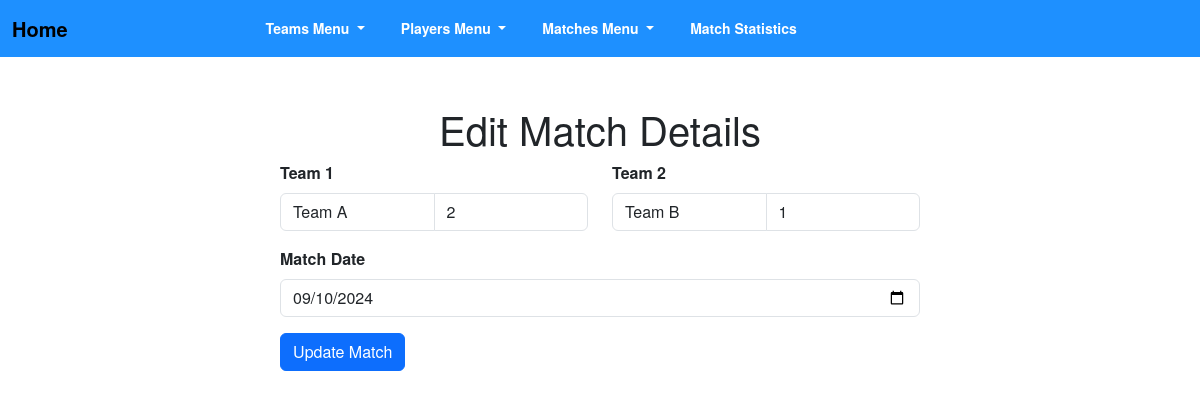
Page /editMatch.php?id=1 on the committed database.
### tables this page shows
CREATE TABLE IF NOT EXISTS matches(
    id INT AUTO_INCREMENT PRIMARY KEY,
    team1_id INT,
    team2_id INT,
    score1 INT,
    score2 INT,
    date TIMESTAMP DEFAULT CURRENT_TIMESTAMP,
    FOREIGN KEY (team1_id) REFERENCES teams(id) on DELETE CASCADE ON UPDATE CASCADE,
    FOREIGN KEY (team2_id) REFERENCES teams(id) on DELETE CASCADE ON UPDATE CASCADE
);

### editMatch.php (the view, shortened to what this page needs)
<?php
include 'header.php';
$conn = include 'connect.php';
if (isset($_GET['id'])) {
    $match_id = $_GET['id'];
    $sql = "SELECT m.id, t1.id AS team1_id, t2.id AS team2_id, m.score1, m.score2, m.date
            FROM matches m
            JOIN teams t1 ON m.team1_id = t1.id
            JOIN teams t2 ON m.team2_id = t2.id
            WHERE m.id = ?";
    $stmt = $conn->prepare($sql);
    $stmt->bind_param("i", $match_id);
    $stmt->execute();
    $match = $stmt->get_result()->fetch_assoc();
    $formatted_date = date('Y-m-d', strtotime($match['date']));
    $sql = "SELECT id, name FROM teams";
    $stmt = $conn->prepare($sql);
    $stmt->execute();
    $teams = $stmt->get_result();
} else {
    echo "No match selected!";
    exit();
}
?>
<!DOCTYPE html>
<html lang="en">
<head>
</head>
<body>
<div class="container mt-5">
    <h1>Edit Match Details</h1>
    <form action="" method="post">
        <div class="row mb-3">
            <div class="col-md-6">
                <label for="team1" class="form-label">Team 1</label>
                <div class="input-group">
                    <select class="form-control" id="team1" name="team1" required>
                        <?php while ($team = $teams->fetch_assoc()) { ?>
                            <option value="<?php echo $team['id']; ?>" <?php echo ($team['id'] == $match['team1_id']) ? 'selected' : ''; ?>>
                                <?php echo $team['name']; ?>
                            </option>
                        <?php } ?>
                    </select>
                    <input type="number" class="form-control" id="score1" name="score1" placeholder="Score" required
                           value="<?php echo $match['score1']; ?>">
                </div>
            </div>
            <div class="col-md-6">
                <label for="team2" class="form-label">Team 2</label>
                <div class="input-group">
                    <select class="form-control" id="team2" name="team2" required>
                        <?php $teams->data_seek(0); ?>
                        <?php while ($team = $teams->fetch_assoc()) { ?>
                            <option value="<?php echo $team['id']; ?>" <?php echo ($team['id'] == $match['team2_id']) ? 'selected' : ''; ?>>
                                <?php echo $team['name']; ?>
                            </option>
                        <?php } ?>
                    </select>
                    <input type="number" class="form-control" id="score2" name="score2" placeholder="Score" required
                           value="<?php echo $match['score2']; ?>">
                </div>
            </div>
        </div>
        <div class="mb-3">
            <label for="match_date" class="form-label">Match Date</label>
            <input type="date" class="form-control" id="match_date" name="match_date" required
                   value="<?php echo $formatted_date; ?>">
        </div>
        <button type="submit" class="btn btn-primary">Update Match</button>
    </form>
</div>
</body>
</html>

### static/styles/main.css (style rules this page uses)
.container { display: flex; flex-direction: column; align-items: center; }
body { font-family: "Helvetica Neue", Helvetica, Arial, sans-serif; font-weight: 700; display: flex; flex-direction: column; min-height: 100vh; background: white; }

### rows in the picture
matches: score1 "2", score2 "1", match_date "09/10/2024"

### other values in the picture
form field team1 "Team A"
form field team2 "Team B"
